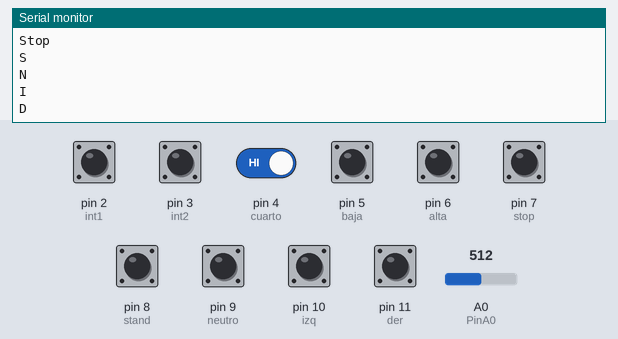
A sketch run on a simulated Arduino Uno, built with avr-gcc and run on an emulated ATmega328P. Parts: the last lines printed to the serial monitor. Inputs (shaded band) come from the test bench; at power-on: pin 2 (int1), pin 3 (int2), pin 4 (cuarto), pin 5 (baja), pin 6 (alta), pin 7 (stop), pin 8 (stand), pin 9 (neutro), pin 10 (izq), pin 11 (der) HIGH, A0 (PinA0) = 512.

Above: at 1.2 s.
1.3 s: A0 (PinA0) set to 0
At 1.9 s:
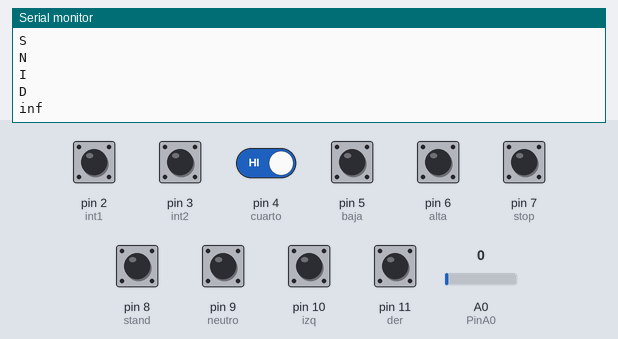
2.8 s: pin 2 (int1) pulled LOW for 0.15 s
At 3.6 s:
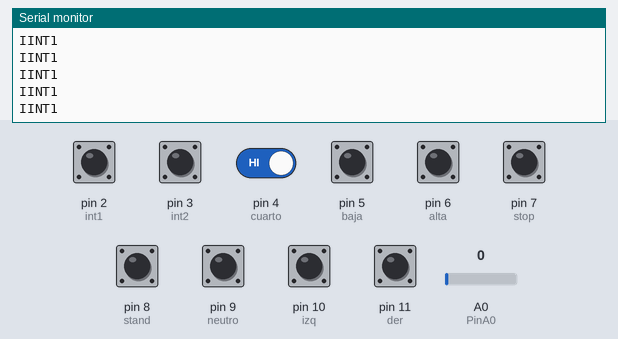
4.4 s: pin 3 (int2) pulled LOW for 0.15 s
At 5.7 s:
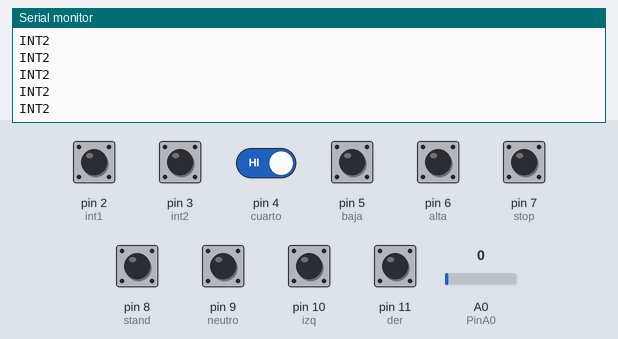
6.0 s: A0 (PinA0) set to 122
At 6.7 s:
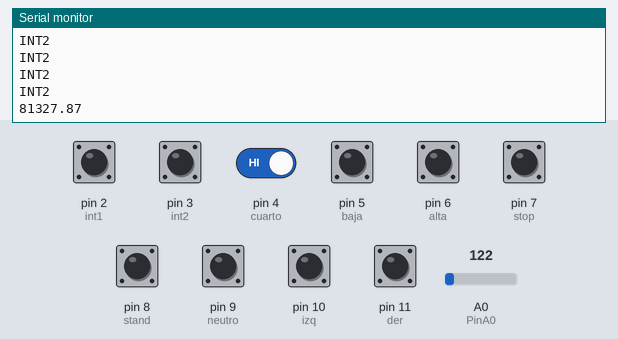
7.5 s: pin 2 (int1) driven LOW and pin 4 (cuarto) driven LOW
At 8.2 s:
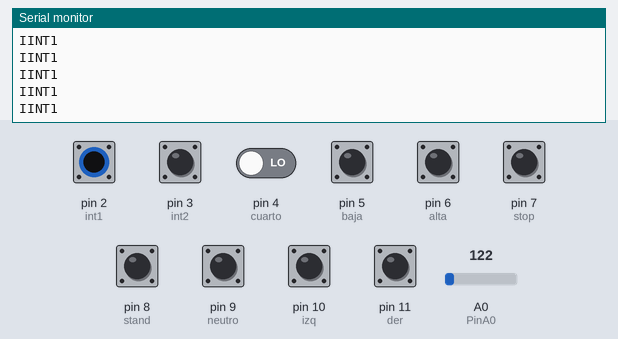

The sketch:

Bikey_MCU1.ino
```cpp
const int int1    = 2;
const int int2    = 3;
const int cuarto  = 4;
const int baja    = 5;
const int alta    = 6;
const int stop    = 7;
const int stand   = 8;
const int neutro  = 9;
const int izq     = 10;
const int der     = 11;

int rcuarto = HIGH;
int rbaja   = HIGH;
int ralta   = HIGH;
int rstop   = HIGH;
int rstand  = HIGH;
int rneutro = HIGH;
int rizq    = HIGH;
int rder    = HIGH;

int acuarto = LOW;
int abaja   = LOW;
int aalta   = LOW;
int astop   = LOW;
int astand  = LOW;
int aneutro = LOW;
int aizq    = LOW;
int ader    = LOW;

int PinA0 = A0;
int lectura = 0;
int alectura = 0;
int Ve =5;
float VR2 =0;
float R1 = 11000;
float R2 = 0;
float I = 0;
float relacion = 0;

void setup() {
  Serial.begin(9600);
  pinMode(int1,   INPUT_PULLUP);
  pinMode(int2,   INPUT_PULLUP);
  pinMode(cuarto, INPUT_PULLUP);
  pinMode(baja,   INPUT_PULLUP);
  pinMode(alta,   INPUT_PULLUP);
  pinMode(stop,   INPUT_PULLUP);
  pinMode(stand,  INPUT_PULLUP);
  pinMode(neutro, INPUT_PULLUP);
  pinMode(izq,    INPUT_PULLUP);
  pinMode(der,    INPUT_PULLUP);

  attachInterrupt(digitalPinToInterrupt(int1),fizq,LOW);
  attachInterrupt(digitalPinToInterrupt(int2),fder,LOW);
}
void loop() {

  lectura = analogRead(PinA0);
  if(lectura != alectura){
    relacion = lectura * Ve;
    VR2 = (relacion)/1024.0;
    relacion = (Ve/VR2)-1;
    R2= R1*relacion;
    I=Ve/ (R1+R2)*1000;
    Serial.println(R2);
    alectura = lectura;
  }

  rcuarto = digitalRead(cuarto);
  rbaja   = digitalRead(baja);
  ralta   = digitalRead(alta);
  rstop   = digitalRead(stop);
  rstand  = digitalRead(stand);
  rneutro = digitalRead(neutro);
  rizq    = digitalRead(izq);
  rder    = digitalRead(der);

  if(acuarto!=rcuarto){
    Serial.println("C");
    acuarto = rcuarto;
  }
  if(abaja!=rbaja){
    Serial.println("B");
    abaja = rbaja;
  }
  if(aalta!=ralta){
    Serial.println("A");
    aalta = ralta;
  }
  if(astop!=rstop){
    Serial.println("Stop");
    astop = rstop;
  }
  if(astand!=rstand){
    Serial.println("S");
    astand = rstand;
  }
  if(aneutro!=rneutro){
    Serial.println("N");
    aneutro = rneutro;
  }
  if(aizq!=rizq){
    Serial.println("I");
    aizq = rizq;
  }
  if(ader!=rder){
    Serial.println("D");
    ader = rder;
  }
}

void fizq () {
  Serial.println("IINT1");
}

void fder () {
  Serial.println("INT2");
}
```

Measured:
- after the input at 1.3 s, the serial monitor: prints a new line at once (image 1)
- after the input at 2.8 s, the serial monitor: prints a new line at once (image 2)
- after the input at 4.4 s, the serial monitor: prints a new line at once (image 3)
- after the input at 6.0 s, the serial monitor: prints a new line at once (image 4)
- after the input at 7.5 s, the serial monitor: prints a new line at once (image 5)
